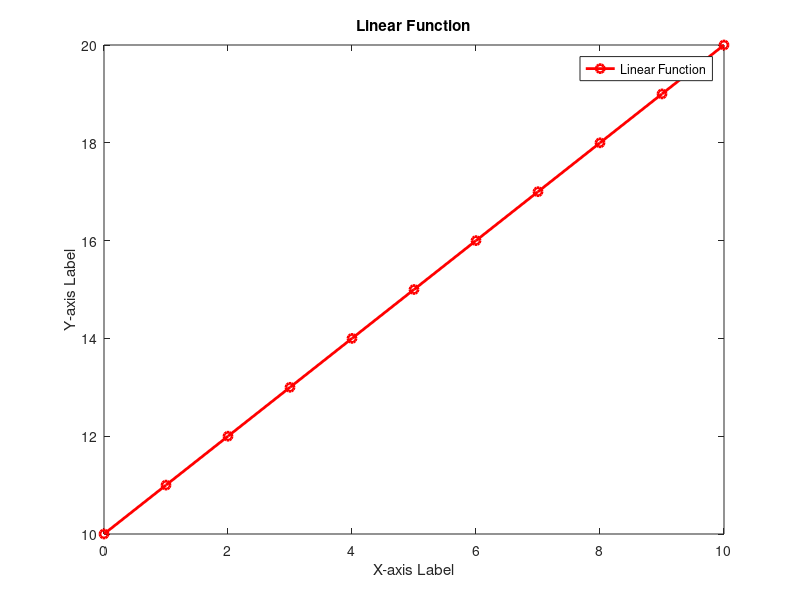
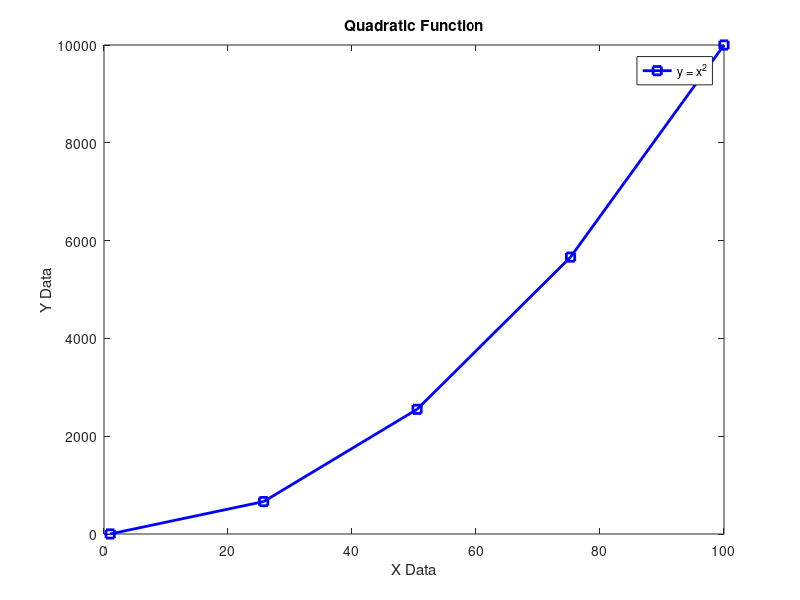

The MATLAB script that drew these images, in order:
% MATLAB Basics: A Summary of Fundamental Commands
% Author: Mani Majd
% Source: MATLAB and Simulink Tutorials
% Date: November 2024
% Description:
%   This script provides a concise summary of basic MATLAB commands. It is 
%   intended as an introduction for beginners and as a reference for key 
%   operations in MATLAB.

%% Section 1: Arrays and Matrices
% Row vector, column vector, and matrix
x = [3 9];
y = [3; 9];
z = [1 2 3; 4 5 6; 7 8 9];

% Creating evenly spaced vectors
y = 1:10; % Default spacing of 1
x = 20:2:26; % Custom spacing
s = linspace(1, 10, 3); % linspace(first, last, number_of_elements)

% Transposing vectors
x = x'; 
a = linspace(1, 10, 4)';

% Creating matrices
p = rand(2); % Random 2x2 matrix
k = rand(2, 3); % Random 2x3 matrix
i = ones(2, 3); % Matrix of ones
j = zeros(1, 5); % Matrix of zeros
identityMatrix = eye(4); % Identity matrix

% Indexing and slicing
v = [2 3 4 5 6 7 8];
thirdElement = v(3);
rangeElements = v(2:4);
specificElements = v([1, 2, 4]);

M = [1 2 3; 4 5 6; 7 8 9];
specificElement = M(2, 2);
secondRow = M(2, :);
thirdColumn = M(:, 3);
lastElementInThirdColumn = M(end, 3);

% Linear indexing
A = [5 6; 7 8];
value = A(3);

% Sub-matrix extraction
B = [1 2 3 4; 5 6 7 8; 9 10 11 12; 13 14 15 16];
subMatrix = B(:, 2:3);
B(2, 1) = 11; % Modify an element

%% Section 2: Array Operations
x = [1 2 3];
y = x + 2; % Add a scalar
y = x * 2; % Multiply by a scalar
Max = max(x); % Maximum value
r = sqrt(x); % Square root
piRounded = round(pi);

% Remove rows or columns
A = [1 2 3 4; 5 6 7 8; 9 0 0 0];
A = A(1:end-1, :); % Remove last row
A = A(:, 1:end-1); % Remove last column

% Vector operations
v = [1 2 3 4 5 6];
v = v + 7; % Add 7 to each element
vSquared = v.^2; % Element-wise square

% Matrix multiplication vs element-wise multiplication
z = [3 4] * [10; 20]; % Matrix multiplication
z = [3 4] .* [10 20]; % Element-wise multiplication

% Size function
x = [1 2 3; 5 6 7];
dimensions = size(x);
[rows, columns] = size(x);

% Max value and index
[Max_value, idx] = max(x);

%% Section 3: Logical Operations
x = -3:5;
v = 1:10;
logicalIndex = v > 6;
filteredValues = v(logicalIndex);

% Logical indexing with two arrays
v2 = v(x > 1);

% Combine logical conditions
v4 = v(v < 3 | v > 7);

%% Section 4: Programming Constructs
% Conditional statements
q = -4;
if q >= 0
    qsqrt = sqrt(q);
else
    disp("No square root for negative numbers.");
end

% Loops
for a = 1:5
    a_squared = a^2;
    disp(a_squared);
end

x2 = linspace(1, 10, 10);
for idx = 1:length(x2)
    disp(idx);
end

%% Section 5: Plotting
a = 0:10;
b = 10:20;
figure;
plot(a, b, 'r-o', 'LineWidth', 2);
title('Linear Function');
xlabel('X-axis Label');
ylabel('Y-axis Label');
legend('Linear Function');

x = linspace(1, 100, 5);
y = x.^2;
figure;
plot(x, y, 'b-s', 'LineWidth', 2);
title('Quadratic Function');
xlabel('X Data');
ylabel('Y Data');
legend('y = x^2');

%% Section 6: Relational and Logical Indexing
piLessThan4 = pi < 4;
comparison = [5 10 12] > 7;

%% Section 7: Miscellaneous
% Open MATLAB documentation
% doc randi